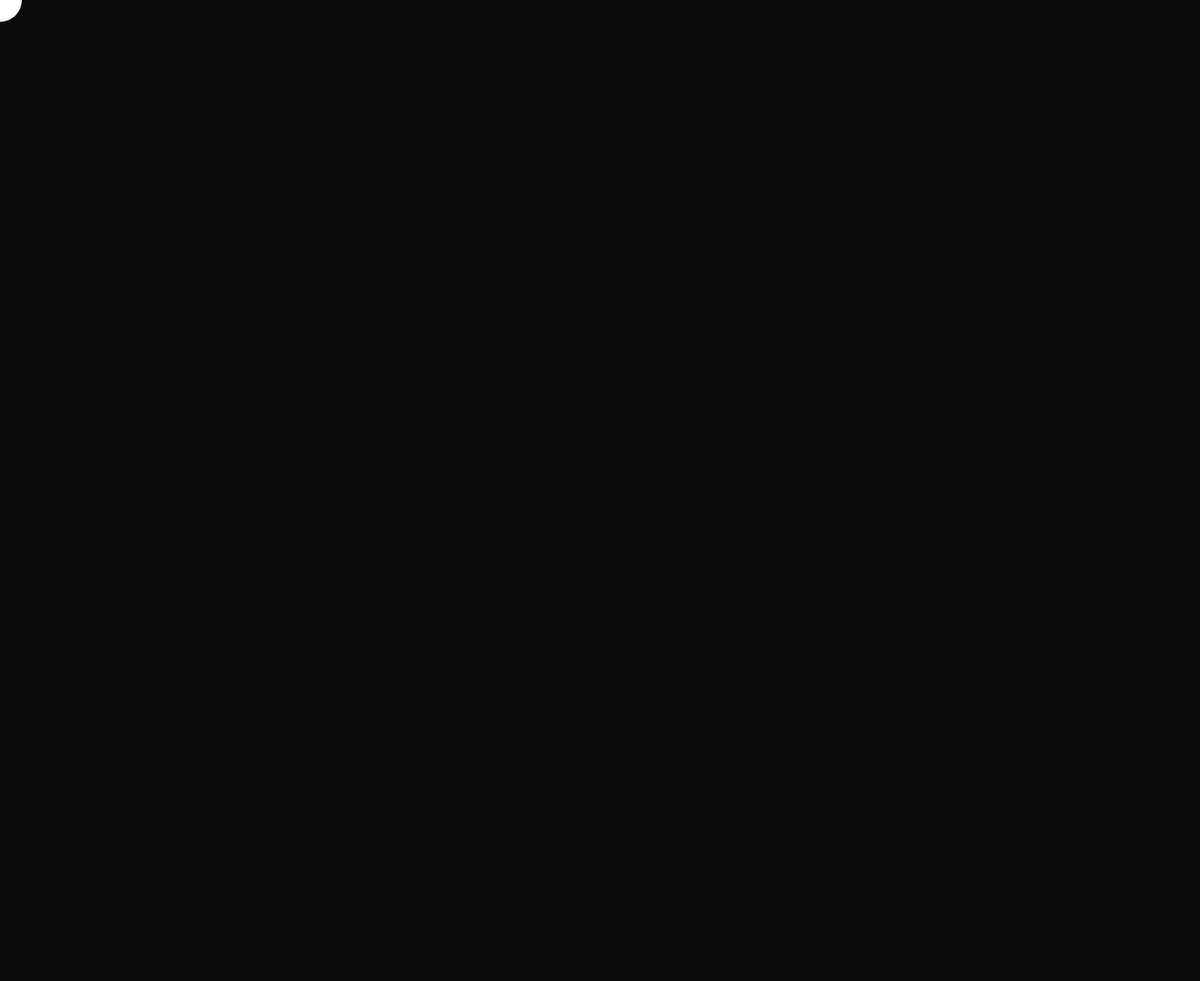
Frame 1 (no input)
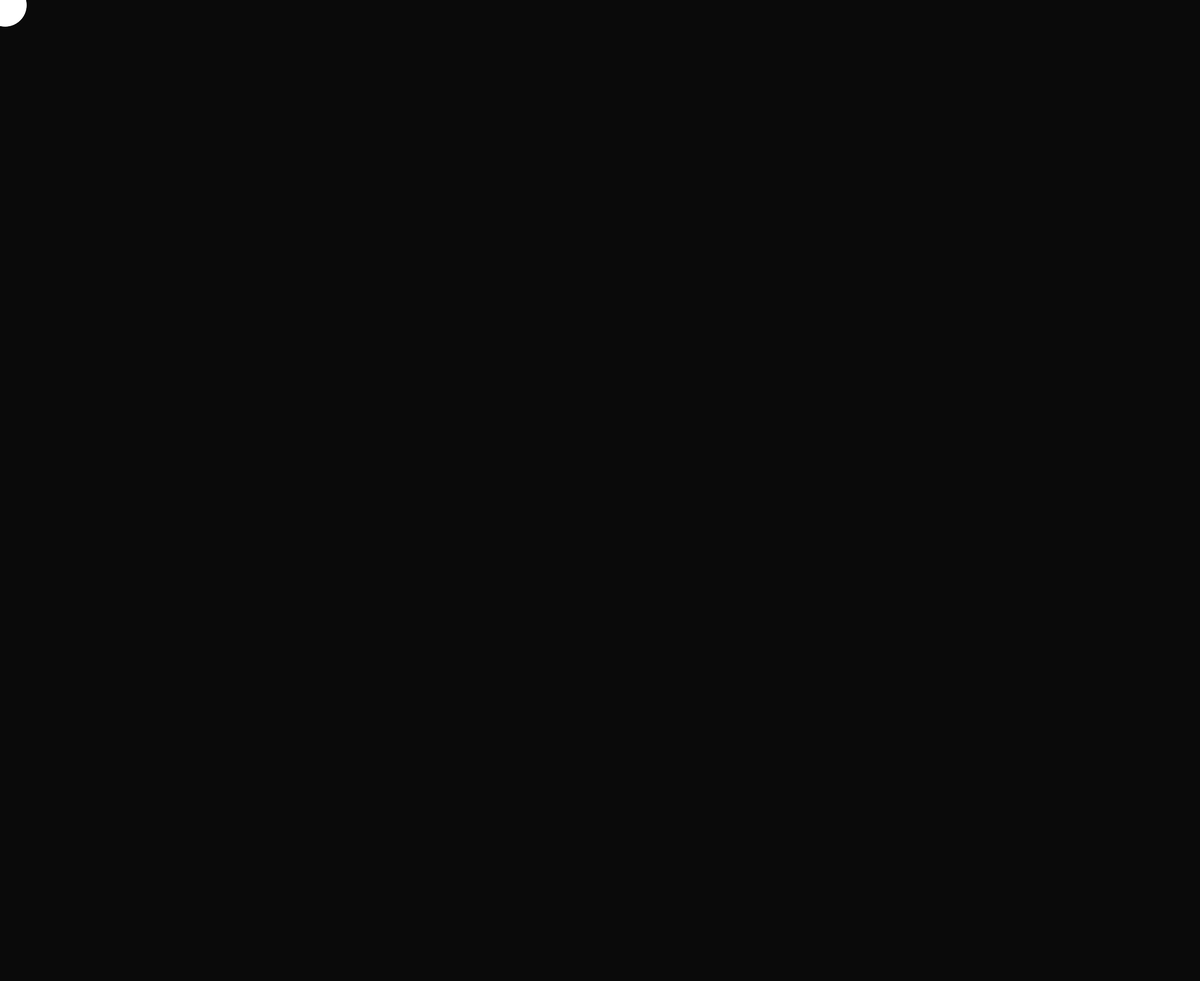
Frame 60 (the mouse pressed at the canvas centre just before this capture)
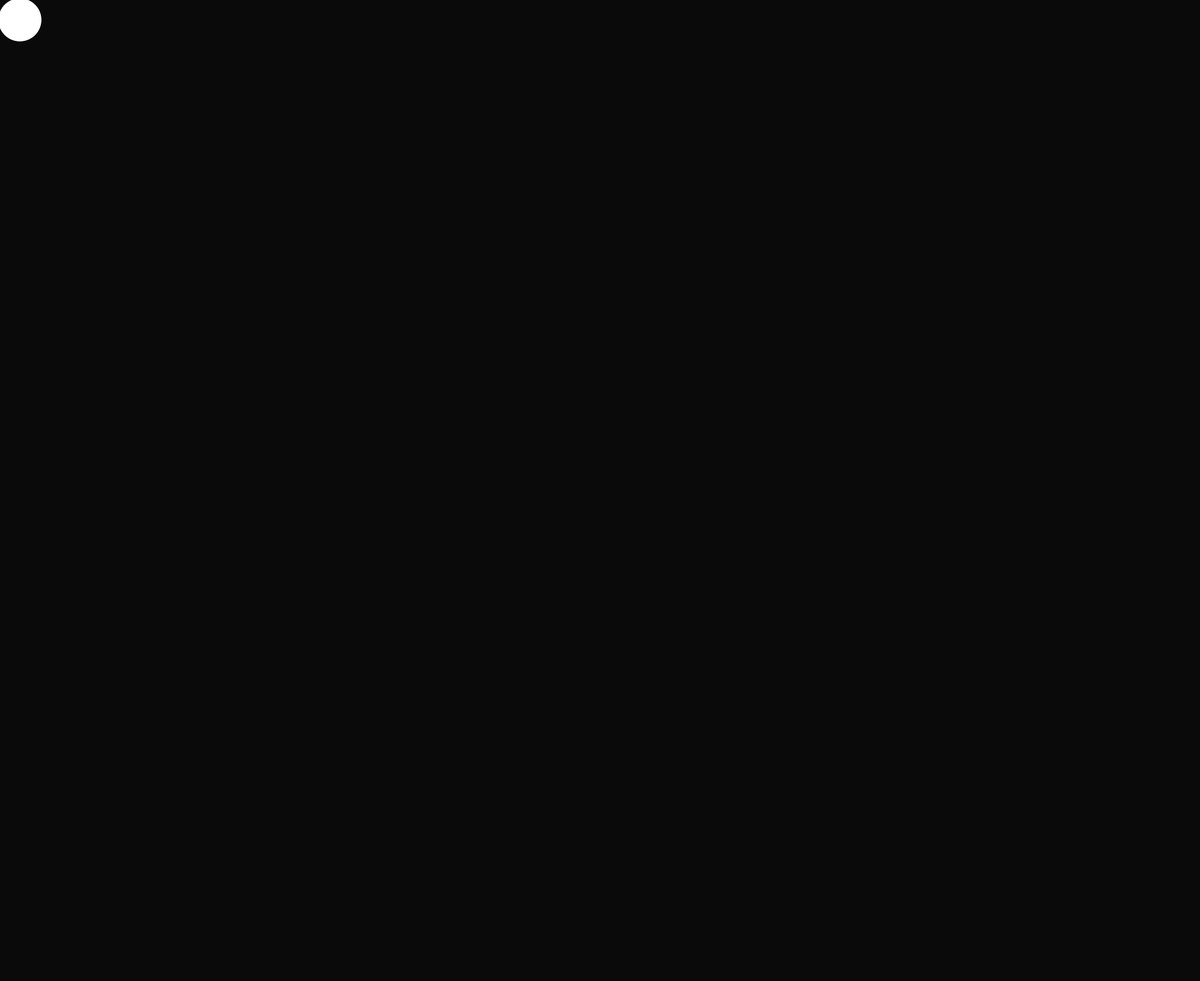
Frame 120 (the mouse held since frame 60 and released just before this capture)

The Processing sketch that drew these frames (run headless with seeded random() and noise(); from frame 60 on, the mouse is pressed at the canvas centre):

// Processing sketch: myWorld
// ── myWorld.pde
Ball ball;
Ball ball2;

void setup() {
  size(2200,1800);
  background(255);
  ball = new Ball();
  ball2 = new Ball();

}

void  draw() {
    background(10);
    ball.display();
    ball.move();
    ball2.display();
    ball2.move();
}

class Ball {
    float x;
    float y;
    float dx;
    float dy;
    float ax;
    float ay;
  
   Ball() {
     
     dx = 0.01 ;
     dy = 0.01 ;
     ax = 0.005;
     ay = 0.005;
   }
  
   void move() {
     x = x + dx;
     y = y + dy;
     dx = dx + ax;
     dy = dy + ay;
  }
  void display() {
    ellipse (x , y ,80 ,80);
  }
}
     
